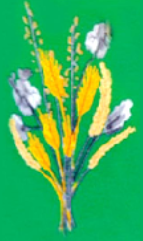
#> input picture synthetic_generator/flower.png, 143 x 241 px
$ python -i aug_noise.py   (imports and definitions only)
#> lines starting #> are read from the running program, lines starting #| are printed output that depends on the picture
from PIL import Image, ImageFilter, ImageDraw
import numpy as np
import random
import os
import cv2

# [43 lines left out: function simulate_dust_and_noise_pillow, not called in this run]

def simulate_dust_and_noise_cv2(input_image_path, output_image_path, scale_factor=0.1, dust_density=0.02, noise_factor=0.05, blur_radius=1, particle_size=1):
    # Open the image using OpenCV
#> called with input_image_path = 'flower.png', output_image_path = 'out.png', scale_factor = 0.1, dust_density = 0.02, noise_factor = 0.05, blur_radius = 1, particle_size = 1
    img = cv2.imread(input_image_path)
#> img is the input picture: shape (241, 143, 3); mean B, G, R 95.1, 178.9, 59
    if img is None:
        raise FileNotFoundError(f"Image not found: {input_image_path}")

    # Convert the image to RGB for compatibility with PIL
    img = cv2.cvtColor(img, cv2.COLOR_BGR2RGB)

    # Step 1: Resize the image to simulate low resolution (scale_factor controls the downscale)
    new_width = int(img.shape[1] * scale_factor)
#> new_width = 14
    new_height = int(img.shape[0] * scale_factor)
#> new_height = 24
    img_resized = cv2.resize(img, (new_width, new_height), interpolation=cv2.INTER_AREA)

    # Step 2: Add normal noise (grainy texture)
    noise = np.random.normal(0, noise_factor * 255, img_resized.shape).astype(np.uint8)
    img_noisy = np.clip(img_resized + noise, 0, 255).astype(np.uint8)

    # Step 3: Add dust particles (random small spots) using PIL
    img_noisy_pil = Image.fromarray(img_noisy)
    draw = ImageDraw.Draw(img_noisy_pil)
    num_dust_particles = int(dust_density * img_noisy_pil.width * img_noisy_pil.height)
#> num_dust_particles = 6

    for _ in range(num_dust_particles):
        # Random position for dust spot
        x = random.randint(0, img_noisy_pil.width - 1)
        y = random.randint(0, img_noisy_pil.height - 1)

        # Random radius and intensity for the dust particle
        radius = random.randint(1, particle_size)  # Dust particle size
        intensity = random.randint(50, 150)  # Intensity of dust (light grayish)

        # Draw dust spots as circles
        draw.ellipse([x - radius, y - radius, x + radius, y + radius], fill=(intensity, intensity, intensity), outline=None)

    # Step 4: Apply Gaussian blur to the image and dust spots
    img_blurred = img_noisy_pil.filter(ImageFilter.GaussianBlur(blur_radius))

    # Step 5: Resize to 416 pixels width while maintaining aspect ratio using OpenCV
    img_blurred_cv = np.array(img_blurred)
    img_blurred_cv = cv2.cvtColor(img_blurred_cv, cv2.COLOR_RGB2BGR)  # Convert back to BGR for OpenCV
    aspect_ratio = img_blurred_cv.shape[0] / img_blurred_cv.shape[1]
#> aspect_ratio = 1.71
    final_width = 416
    final_height = int(final_width * aspect_ratio)
#> final_height = 713
    img_final = cv2.resize(img_blurred_cv, (final_width, final_height), interpolation=cv2.INTER_AREA)
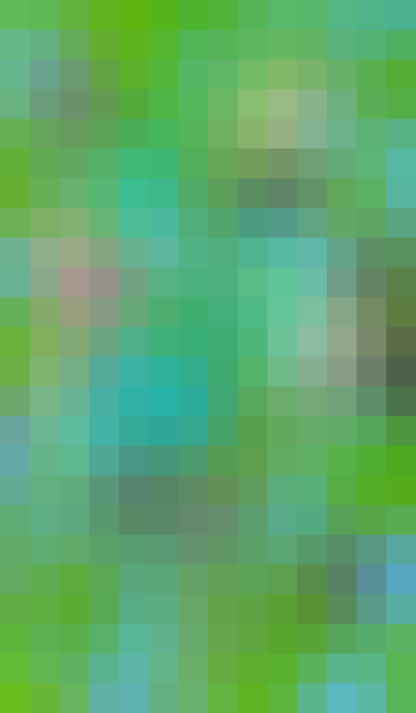
#> img_final: shape (713, 416, 3); mean R, G, B 94.7, 169.3, 108.1

    # Step 6: Save the resulting image with dust and noise
    cv2.imwrite(output_image_path, img_final)
    print(f"Image with dust and noise simulated saved to: {output_image_path}")

# Ensure the output directory exists
output_dir = "variations"
# [1 line not run here, left out]

# Input image paths
# input_image_front = 'license_plate_bike_front.jpg'
# input_image_back = 'license_plate_bike_back.jpg'

# Variations
variations_pillow = [
    {"scale_factor": 0.1, "dust_density": 0.002, "noise_factor": 0.002, "blur_radius": 1, "particle_size": 1},
    {"scale_factor": 0.1, "dust_density": 0.001, "noise_factor": 0.001, "blur_radius": 1, "particle_size": 1},
    {"scale_factor": 0.13, "dust_density": 0.0025, "noise_factor": 0.002, "blur_radius": 1, "particle_size": 2},
    {"scale_factor": 0.15, "dust_density": 0.0025, "noise_factor": 0.002, "blur_radius": 1, "particle_size": 2},
    {"scale_factor": 0.2, "dust_density": 0.0025, "noise_factor": 0.0025, "blur_radius": 1, "particle_size": 3},
    {"scale_factor": 0.3, "dust_density": 0.0025, "noise_factor": 0.0025, "blur_radius": 1, "particle_size": 3},
    {"scale_factor": 0.4, "dust_density": 0.0025, "noise_factor": 0.0035, "blur_radius": 1, "particle_size": 5},
    {"scale_factor": 0.5, "dust_density": 0.0035, "noise_factor": 0.0035, "blur_radius": 1, "particle_size": 6},
    {"scale_factor": 0.8, "dust_density": 0.0035, "noise_factor": 0.0045, "blur_radius": 3, "particle_size": 6},
    {"scale_factor": 1, "dust_density": 0.001, "noise_factor": 0.001, "blur_radius": 3, "particle_size": 6},
    {"scale_factor": 1, "dust_density": 0.005, "noise_factor": 0.005, "blur_radius": 2, "particle_size": 6},
    {"scale_factor": 1, "dust_density": 0.0001, "noise_factor": 0.002, "blur_radius": 2, "particle_size": 6},
]

# Variations
variations_cv2 = [
    {"scale_factor": 0.12, "dust_density": 0.002, "noise_factor": 0.002, "blur_radius": 1, "particle_size": 1},
    {"scale_factor": 0.12, "dust_density": 0.001, "noise_factor": 0.001, "blur_radius": 1, "particle_size": 1},
    {"scale_factor": 0.1, "dust_density": 0.0025, "noise_factor": 0.002, "blur_radius": 0.7, "particle_size": 1},
    {"scale_factor": 0.12, "dust_density": 0.02, "noise_factor": 0.001, "blur_radius": 1, "particle_size": 1},
    {"scale_factor": 0.135, "dust_density": 0.025, "noise_factor": 0.0025, "blur_radius": 1, "particle_size": 1},
    {"scale_factor": 0.2, "dust_density": 0.025, "noise_factor": 0.0025, "blur_radius": 1, "particle_size": 1},
]

# # Generate all variations for both front and back images using Pillow
# for i, params in enumerate(variations_pillow, start=1):
#     output_image_front = os.path.join(output_dir, f"variation_front_{i}.jpg")
#     output_image_back = os.path.join(output_dir, f"variation_back_{i}.jpg")

#     # Apply variations to the front image using Pillow
#     simulate_dust_and_noise_pillow(
#         input_image_path=input_image_front,
#         output_image_path=output_image_front,
#         **params
#     )

#     # Apply variations to the back image using Pillow
#     simulate_dust_and_noise_pillow(
#         input_image_path=input_image_back,
#         output_image_path=output_image_back,
#         **params
#     )

# # Generate all variations for both front and back images using OpenCV
# for i, params in enumerate(variations_cv2, start=i):
#     output_image_front = os.path.join(output_dir, f"variation_front_{i}.jpg")
#     output_image_back = os.path.join(output_dir, f"variation_back_{i}.jpg")

#     # Apply variations to the front image using OpenCV
#     simulate_dust_and_noise_cv2(
#         input_image_path=input_image_front,
#         output_image_path=output_image_front,
#         **params
#     )

#     # Apply variations to the back image using OpenCV
#     simulate_dust_and_noise_cv2(
#         input_image_path=input_image_back,
#         output_image_path=output_image_back,
#         **params
#     )

>>> result = simulate_dust_and_noise_cv2('flower.png', 'out.png')
